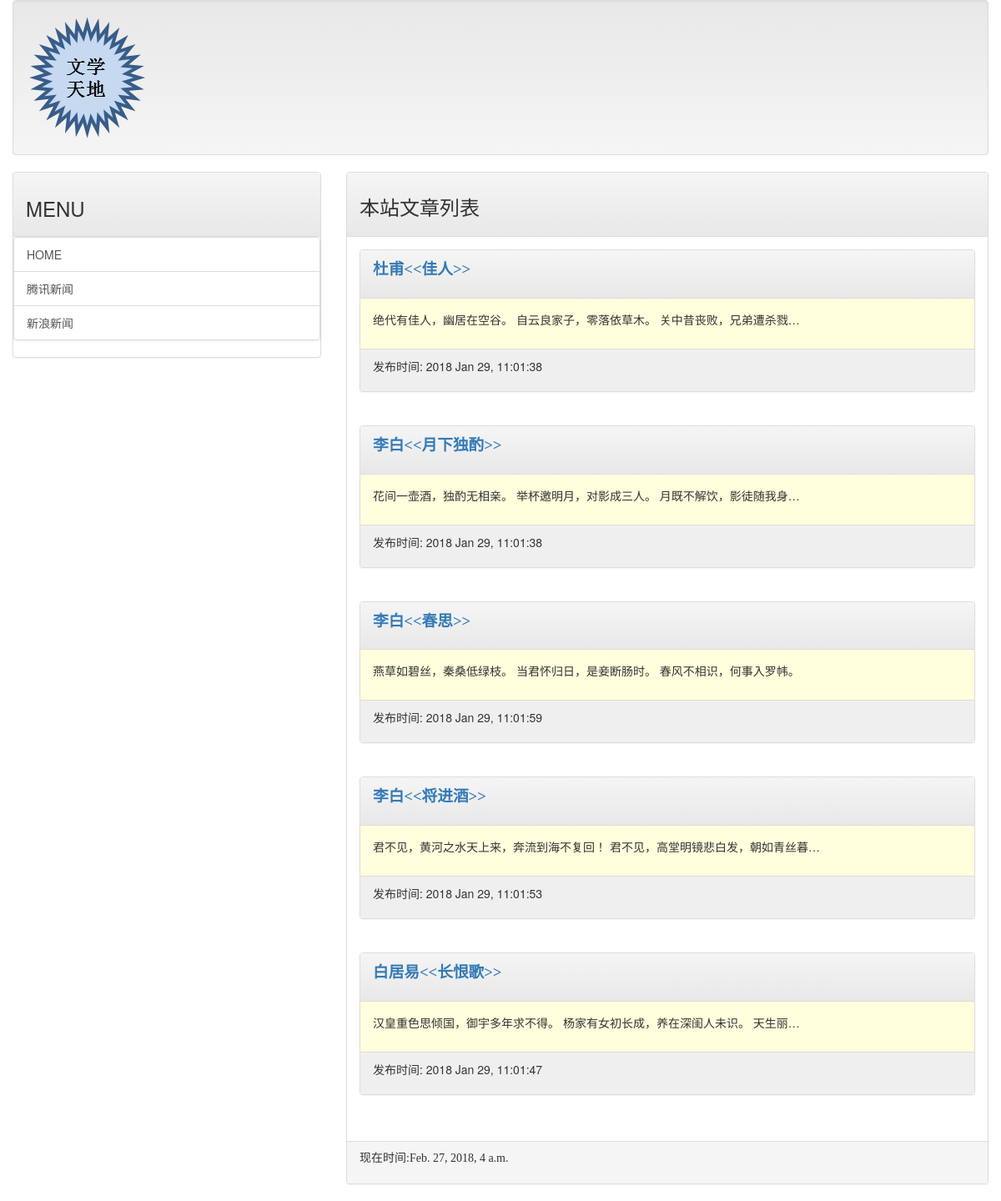
Before: / with the older database file.
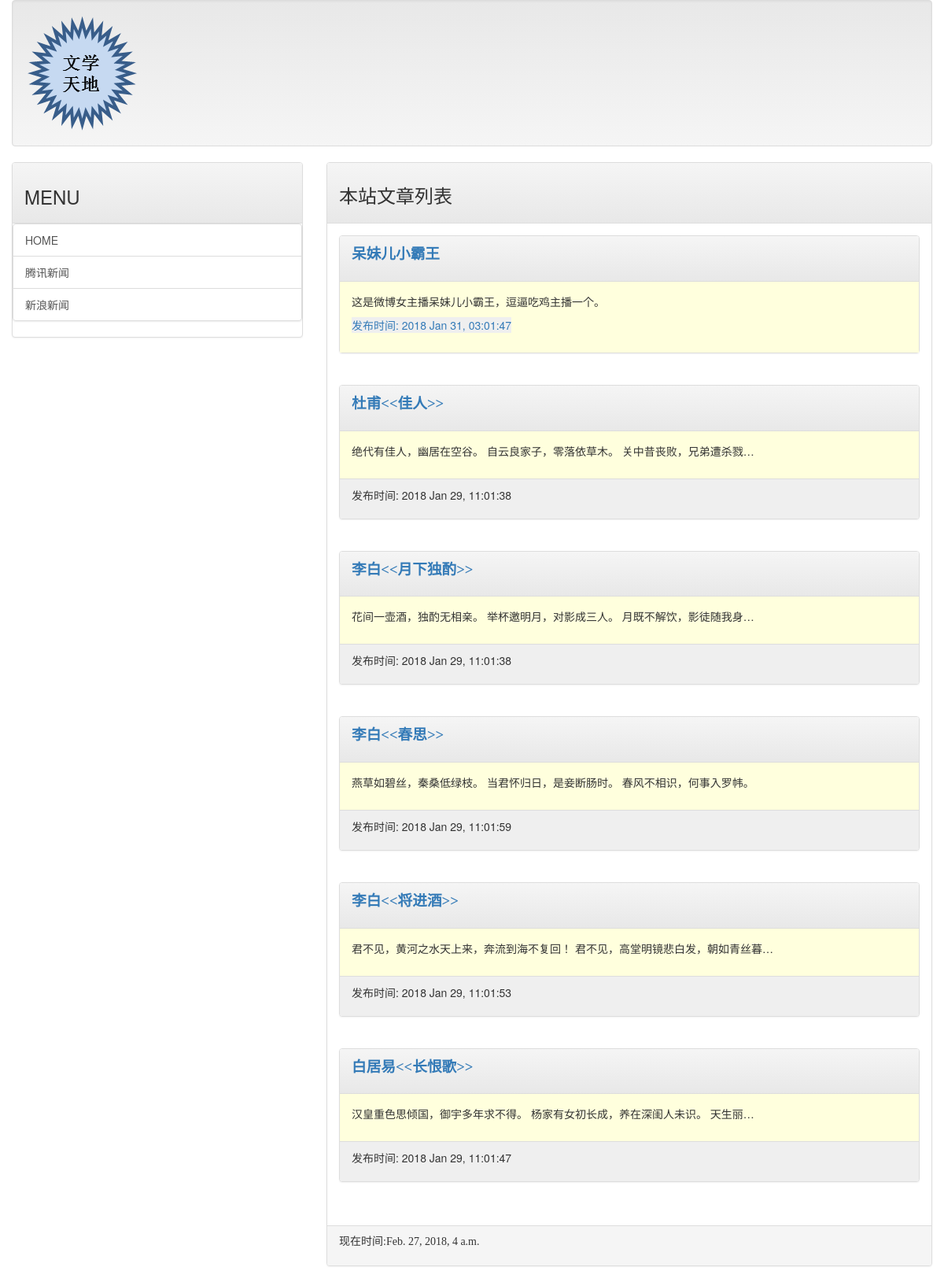
After: the same page with the newer database file.
### mainsite/models.py (models this page shows, shortened)
class Post(models.Model):
	title = models.CharField(max_length=200)
	slug = models.CharField(max_length=200)
	body = models.TextField()
	pub_date = models.DateTimeField(default=timezone.now)
	class Meta:
		ordering = ('-pub_date',)

### mainsite/views.py (the view)
# urls.py: url(r'^$',homepage),
def homepage(request):
	template = get_template('index.html')
	posts = Post.objects.all()
	now = datetime.now()
	html = template.render(locals())
	return HttpResponse(html)

### templates/index.html (shortened to what this page needs)
{% extends 'base.html' %}
{% block headmessage %}
	<h3 style="font-family: 楷体;">本站文章列表</h3>
{% endblock %}
{% block content %}
	{% for post in posts %}
		<div class="panel panel-default">
			<div class="panel-heading">
				<p style="font-family: 微软雅黑;font-size: 14pt;font-weight: bold;">
					<a href="/post/{{ post.slug }}">{{ post.title }}</a>
				</p>
			</div>
			<div class="panel-body" style="background-color: #ffffdd">
				<p>
					{{ post.body|truncatechars:40 |safe}}
				</p>
			</div>
			<div class="panel-footer" style="background-color: #efefef">
				<p>
					发布时间: {{ post.pub_date|date:"Y M d, h:m:s" }}
				</p>
			</div>
		</div>
		<br>
	{% endfor %}
{% endblock %}

Changed rows visible on the page:
added Post: title "呆妹儿小霸王", body "这是微博女主播呆妹儿小霸王，逗逼吃鸡主播一个。", pub_date "2018 Jan 31, 03:01:47"
